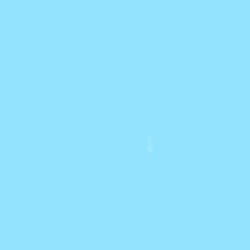
Frame 1 (no input)
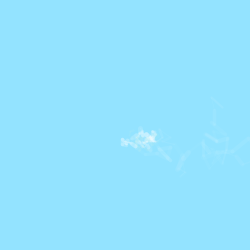
Frame 60 (the mouse pressed at the canvas centre just before this capture)
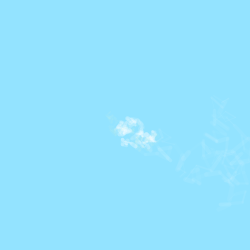
Frame 120 (the mouse held since frame 60 and released just before this capture)

The Processing sketch that drew these frames (run headless with seeded random() and noise(); from frame 60 on, the mouse is pressed at the canvas centre):

// Processing sketch: processing_18646
// ── processing_18646.pde

void setup(){
  size(250, 250);
  smooth();
 
  background(#93E3FF);
}

float x=150, y=150, xn=150, yn=150;
float a=150, b=150, an=150, bn=150;
float q=150, w=150, qn=150, wn=150;
float e=150, r=150, en=150, rn=150;
float d=150, f=150, dn=150, fn=150;

void draw(){
//Normal Speed//////////////////////////////////////////////////////////
  if(keyPressed){
   if(key == '1'){
     frameRate(60);
   }
 }
//Double Speed////////////////////////////////////////////////////////// 
  if(keyPressed){
   if(key == '2'){
     frameRate(120); }
 }
 //Ten Times Speed//////////////////////////////////////////////////////////
 if(keyPressed){
   if(key == '3'){
     frameRate(600);
   }
 }
 //Half Speed//////////////////////////////////////////////////////////
 if(keyPressed){
   if(key == '4'){
     frameRate(30);
   }
 }
 
  //Yelllow Clouds//////////////////////////////////////////////////////////
  stroke(#fffecb, random(1,15));
  q = constrain(q, 0+random(0, 20), width-random(0, 20)); ////'constrain' is used to add boundaries for 
  w = constrain(w, 0+random(0, 20), height-random(0, 20));///a value. In this case q and w is constraint
                                            ////to the values between '0' and 'height MINUS
                                            ///a random variable between 0 and 50.'
  q = q + random(-5,5);
  w = w + random(-5,5);
  
  strokeWeight(random(1, 3));
  line(q,w,qn,wn);
  qn = q;
  wn = w;
  
  //Sky Depth/////////////////////////////////////////////////////////
  stroke(#a5d9ec, random(0.1,2));
  e = constrain(e, 0+random(0, 20), width-random(0, 20));
  r = constrain(r, 0+random(0, 20), height-random(0, 20));
  
  e = e + random(-5,5);
  r = r + random(-5,5);
  
  strokeWeight(random(30, 40));
  line(e,r,en,rn);
  en = e;
  rn = r;
  
  //Background Clouds//////////////////////////////////////////////////////////
    stroke(255, random(5,20));
  x = constrain(x, 0+random(0, 20), width-random(0, 20));
  y = constrain(y, 0+random(0, 20), height-random(0, 20));
  
  x = x + random(-15,15);
  y = y + random(-15,15);
  
  strokeWeight(random(.1, 5));
  line(x,y,xn,yn);
  
  xn = x;
  yn = y;
  

//Clouds/////////////////////////////////////////////////////////////
   stroke(255, random(10,80));
  d = constrain(d, 0+random(0, 20), width-random(0, 20));
  f = constrain(f, 0+random(0, 20), height-random(0, 20));
  
  d = d + random(-5,5);
  f = f + random(-5,5);
  
  strokeWeight(random(.1, 5));
  line(d,f,dn,fn);
  
  dn = d;
  fn = f;
  
}
///////////////////////////////////////////////////////////////

  //Clear
 void keyTyped(){
   if(key == 'c'){
  background(#93E3FF);
  
   }
 }


//Pause
 void keyPressed(){
   if(key == 'z'){
  noLoop();
   
   }
 }
 //Resume
 void keyReleased(){
   if(key == 'x'){
  loop();
   
   }
 }
 
 void mousePressed(){
   d = mouseX;
   f = mouseY;
 }
 
